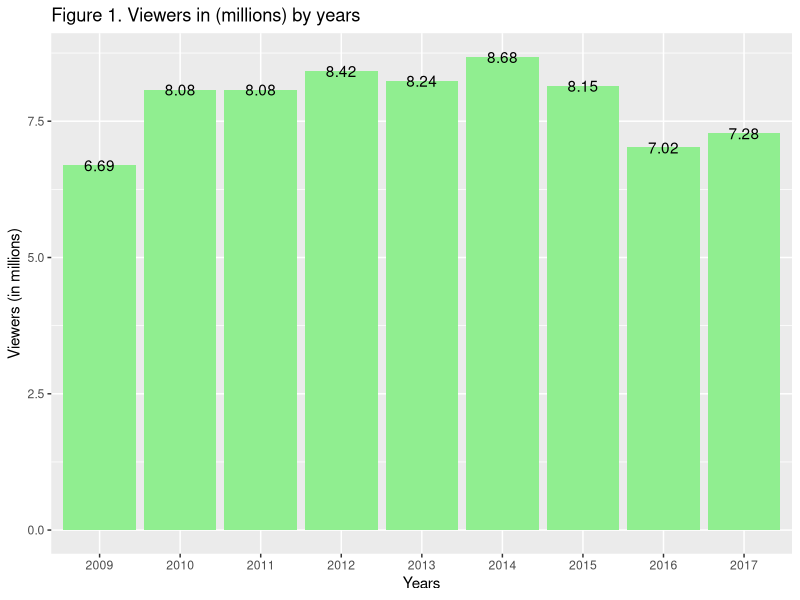
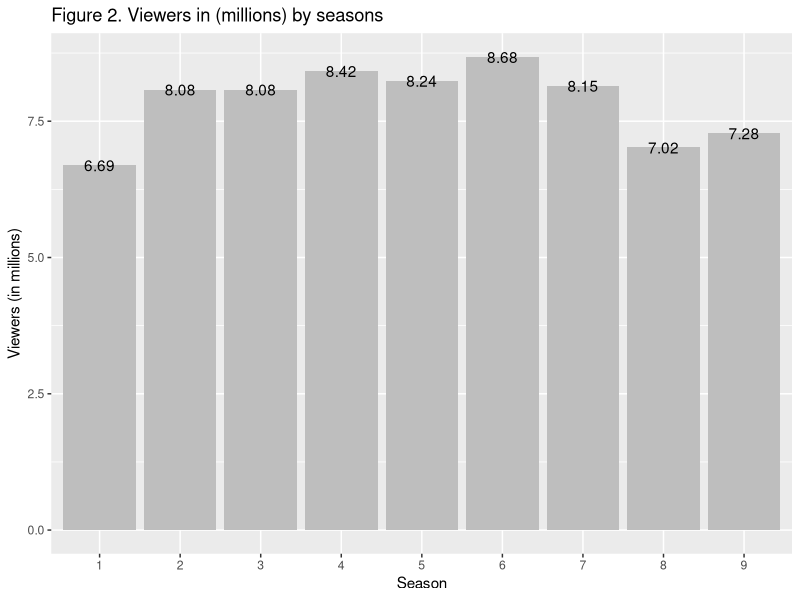

Here is the R script that generated these plots, in order:
## ---- chunk 1
knitr::opts_chunk$set(echo = FALSE)

## ---- chunk 2
library(ggplot2)
## ---- chunk 3
data <- data.frame(Time = c(2009, 2010, 2011, 2012, 2013, 2014, 2015, 2016, 2017),
                   Viewers = c(6.69, 8.08, 8.08, 8.42, 8.24, 8.68, 8.15, 7.02, 7.28))



ggplot(data, aes(x = as.factor(Time), y = Viewers)) +
  geom_col(position = "stack",
           fill = "lightgreen") +
  geom_text(aes(label = Viewers)) +
  labs(x = "Years",
       y = "Viewers (in millions)",
       title = "Figure 1. Viewers in (millions) by years"
            )
## ---- chunk 4
data <- data.frame(Season = 1:9,
                   Viewers = c(6.69, 8.08, 8.08, 8.42, 8.24, 8.68, 8.15, 7.02, 7.28))



ggplot(data, aes(x = as.factor(Season), y = Viewers)) +
  geom_col(position = "stack",
           fill = "grey") +
  geom_text(aes(label = Viewers)) +
  labs(x = "Season",
       y = "Viewers (in millions)",
       title = "Figure 2. Viewers in (millions) by seasons"
            )
